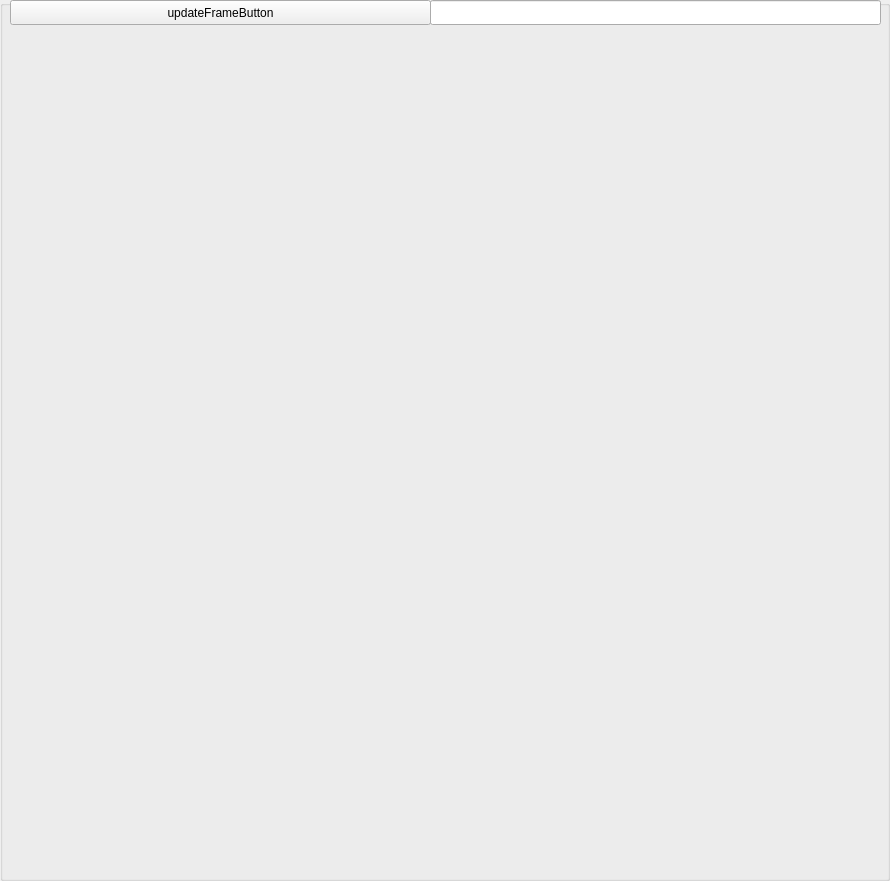
     <widget class="QGroupBox" name="groupBox">
      <property name="title">
       <string/>
      </property>
      <widget class="QWidget" name="widget" native="true">
       <property name="geometry">
        <rect>
         <x>-20</x>
         <y>500</y>
         <width>51</width>
         <height>80</height>
        </rect>
       </property>
      </widget>
      <widget class="QWidget" name="layoutWidget">
       <property name="geometry">
        <rect>
         <x>10</x>
         <y>31</y>
         <width>871</width>
         <height>841</height>
        </rect>
       </property>
       <layout class="QVBoxLayout" name="verticalLayout_5">
        <property name="spacing">
         <number>10</number>
        </property>
        <property name="leftMargin">
         <number>0</number>
        </property>
        <item>
         <widget class="QWidget" name="renderPanelPlaceholder" native="true">
          <property name="sizePolicy">
           <sizepolicy hsizetype="Preferred" vsizetype="Minimum">
            <horstretch>0</horstretch>
            <verstretch>0</verstretch>
           </sizepolicy>
          </property>
         </widget>
        </item>
       </layout>
      </widget>
      <widget class="QPushButton" name="updateFrameButton">
       <property name="geometry">
        <rect>
         <x>10</x>
         <y>0</y>
         <width>421</width>
         <height>25</height>
        </rect>
       </property>
       <property name="sizePolicy">
        <sizepolicy hsizetype="Minimum" vsizetype="Minimum">
         <horstretch>0</horstretch>
         <verstretch>0</verstretch>
        </sizepolicy>
       </property>
       <property name="minimumSize">
        <size>
         <width>80</width>
         <height>20</height>
        </size>
       </property>
       <property name="text">
        <string>updateFrameButton</string>
       </property>
      </widget>
      <widget class="QLineEdit" name="frameLineEdit">
       <property name="geometry">
        <rect>
         <x>430</x>
         <y>0</y>
         <width>451</width>
         <height>25</height>
        </rect>
       </property>
      </widget>
     </widget>
